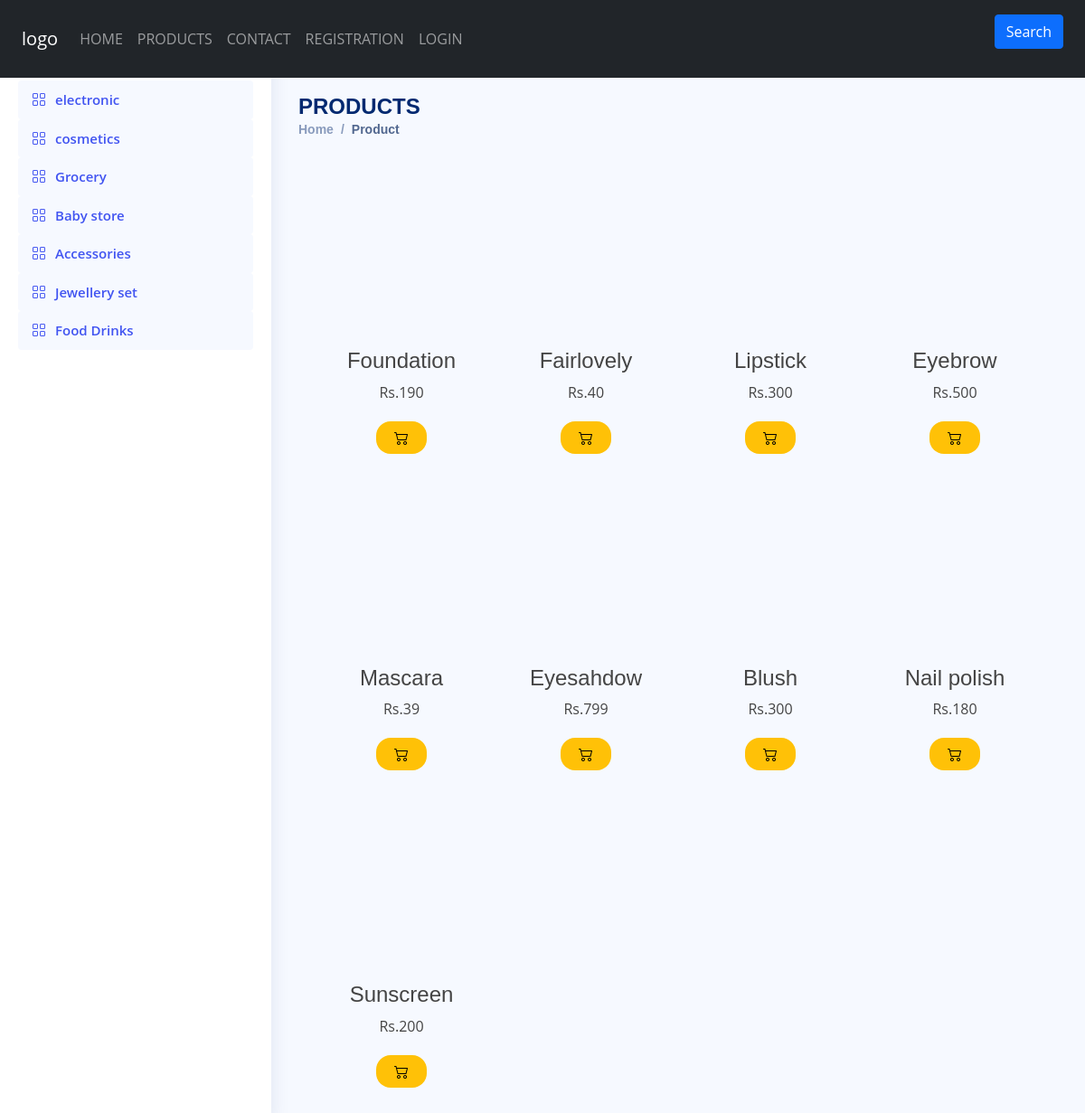
Screenshot of /products.php?cid=3 with the database file from the repository.
### tables this page shows
CREATE TABLE `category` (
  `cat_id` int(11) NOT NULL,
  `cat_name` varchar(100) NOT NULL,
  `cat_image` text NOT NULL,
  `cat_desc` text NOT NULL
);

CREATE TABLE `products` (
  `id` int(11) NOT NULL,
  `cat_id` int(11) NOT NULL,
  `prod_name` varchar(100) NOT NULL,
  `prod_price` double NOT NULL,
  `prod_image` varchar(100) NOT NULL
);

### products.php (the view, shortened to what this page needs)
<?php
  include("header.php");
?>
<!DOCTYPE html>
<html lang="en">
<head>
  <link href="https://cdn.jsdelivr.net/npm/bootstrap@5.0.2/dist/css/bootstrap.min.css" rel="stylesheet">
  <link rel="stylesheet" href="https://cdn.jsdelivr.net/npm/bootstrap-icons@1.11.2/font/bootstrap-icons.min.css">
  <link href="product.css" rel="stylesheet">
</head>
<body>
  <aside id="sidebar" class="sidebar">
    <ul class="sidebar-nav" id="sidebar-nav">
      <li class="nav-item">
        <?php
                $sql =  $sql = "SELECT * FROM category" ;
              $result = $conn->query($sql);
              if ($result->num_rows > 0) {
                while($row = $result->fetch_assoc()) { ?>
                <a class="nav-link " href="products.php?cid=<?php echo $row["cat_id"]?>">
                  <i class="bi bi-grid"></i>
                  <span><?php echo $row["cat_name"];?></span>
                </a>
                 <?php
                }
              } else {
                echo "0 results";
              }
            ?>
      </li>
    </ul>
  </aside>
  <main id="main" class="main">
    <div class="pagetitle">
      <h1 class="mt-4">PRODUCTS</h1>
      <nav>
        <ol class="breadcrumb">
          <li class="breadcrumb-item"><a href="index.html">Home</a></li>
          <li class="breadcrumb-item active">Product</li>
        </ol>
      </nav>
    </div>
<section class="section dashboard">
  <div class="container-fluid">
    <div class="row">
      <div class="col-lg-12">
      <div class="row">
<?php
  if(isset($_GET["cid"])){
    $cid =$_GET["cid"];
    $sql = "SELECT * FROM products WHERE cat_id = '$cid' " ;
  }else{
    $sql =  $sql = "SELECT * FROM products" ;
  }
  $result = $conn->query($sql);
  if ($result->num_rows > 0) {
    while($row = $result->fetch_assoc()) { ?>
    <div class="col-sm-3 text-center">
      <div class="pro_box">
     <div class="propic_box">
        </div>
        <h4><?php echo $row["prod_name"];?></h4>
        <p>Rs.<?php echo $row["prod_price"]?></p>
        <a href="products.php?pid=<?php echo $row["id"];?>">
      <button class="cart1 btn-warning"><i class="bi bi-cart2"></i></button>
      </a>
    </div>
    </div>
     <?php
    }
  } else {
    echo "0 results";
  }
?>
</div>
</div>
      </div>
    </div>
</section>
</body>
</html>

### product.css (style rules this page uses)
:root { scroll-behavior: smooth; }
body { font-family: "Open Sans", sans-serif; background: #f6f9ff; color: #444444; }
a { color: #4154f1; text-decoration: none; }
h1, h2, h3, h4, h5, h6 { font-family: "Nunito", sans-serif; }
#main { margin-top: 60px; padding: 20px 30px; transition: all 0.3s; }
.pagetitle { margin-bottom: 10px; }
.pagetitle h1 { font-size: 24px; margin-bottom: 0; font-weight: 600; color: #012970; }
.breadcrumb { font-size: 14px; font-family: "Nunito", sans-serif; color: #899bbd; font-weight: 600; }
.breadcrumb a { color: #899bbd; transition: 0.3s; }
.breadcrumb .breadcrumb-item::before { color: #899bbd; }
.breadcrumb .active { color: #51678f; font-weight: 600; }
.sidebar { position: fixed; top: 69px; left: 0; bottom: 0; width: 300px; z-index: 996; transition: all 0.3s; padding: 20px; overflow-y: auto; scrollbar-width: thin; scrollbar-color: #aab7cf transparent; box-shadow: 0px 0px 20px rgba(1, 41, 112, 0.1); background-color: #fff; }
@media (min-width: 1200px) { #main, #footer { margin-left: 300px; } }
.sidebar-nav { padding: 0; margin: 0; list-style: none; }
.sidebar-nav li { padding: 0; margin: 0; list-style: none; }
.sidebar-nav .nav-item { margin-bottom: 5px; }
.sidebar-nav .nav-link { display: flex; align-items: center; font-size: 15px; font-weight: 600; color: #4154f1; transition: 0.3; background: #f6f9ff; padding: 10px 15px; border-radius: 4px; }
.sidebar-nav .nav-link i { font-size: 16px; margin-right: 10px; color: #4154f1; }

### products.php (style rules this page uses)
.cart1 { border: none; color: black; padding: 10px 20px; text-align: center; text-decoration: none; display: inline-block; margin: 4px 2px; cursor: pointer; border-radius: 16px; font-weight:bold; }
.pro_box { min-height: 300px; margin: 15px 0px; }
.propic_box { height: 200px; }

### rows the page displays
category: cat_name "electronic"
category: cat_name "cosmetics"
category: cat_name "Grocery"
category: cat_name "Baby store"
category: cat_name "Accessories"
category: cat_name "Jewellery set"
category: cat_name "Food Drinks"
products: prod_name "Foundation", prod_price "190"
products: prod_name "Fairlovely", prod_price "40"
products: prod_name "Lipstick", prod_price "300"
products: prod_name "Eyebrow", prod_price "500"
products: prod_name "Mascara", prod_price "39"
products: prod_name "Eyesahdow", prod_price "799"
products: prod_name "Blush", prod_price "300"
products: prod_name "Nail polish", prod_price "180"
products: prod_name "Sunscreen", prod_price "200"
